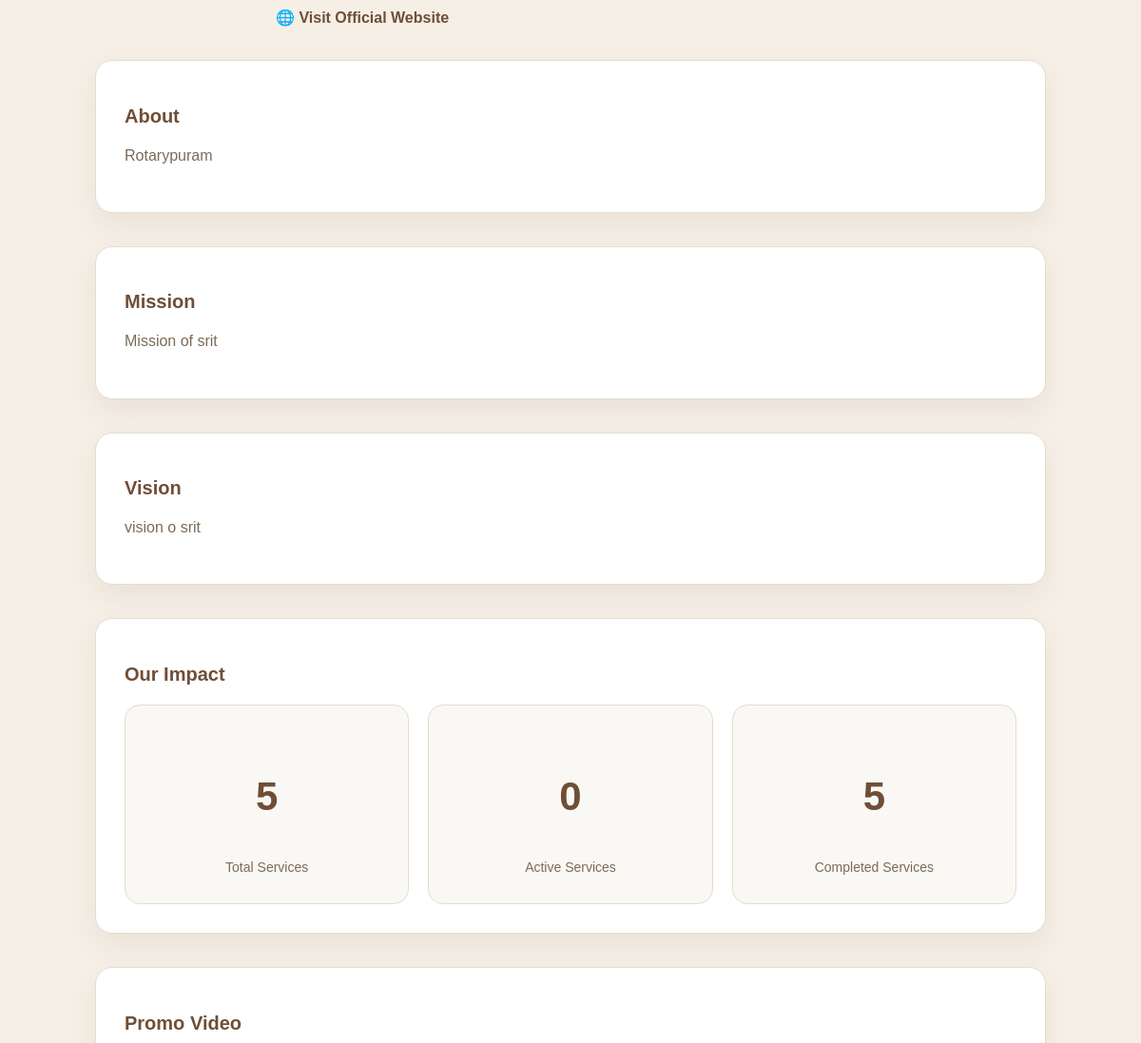
Before: /organization/3/ (middle part) with the older database file.
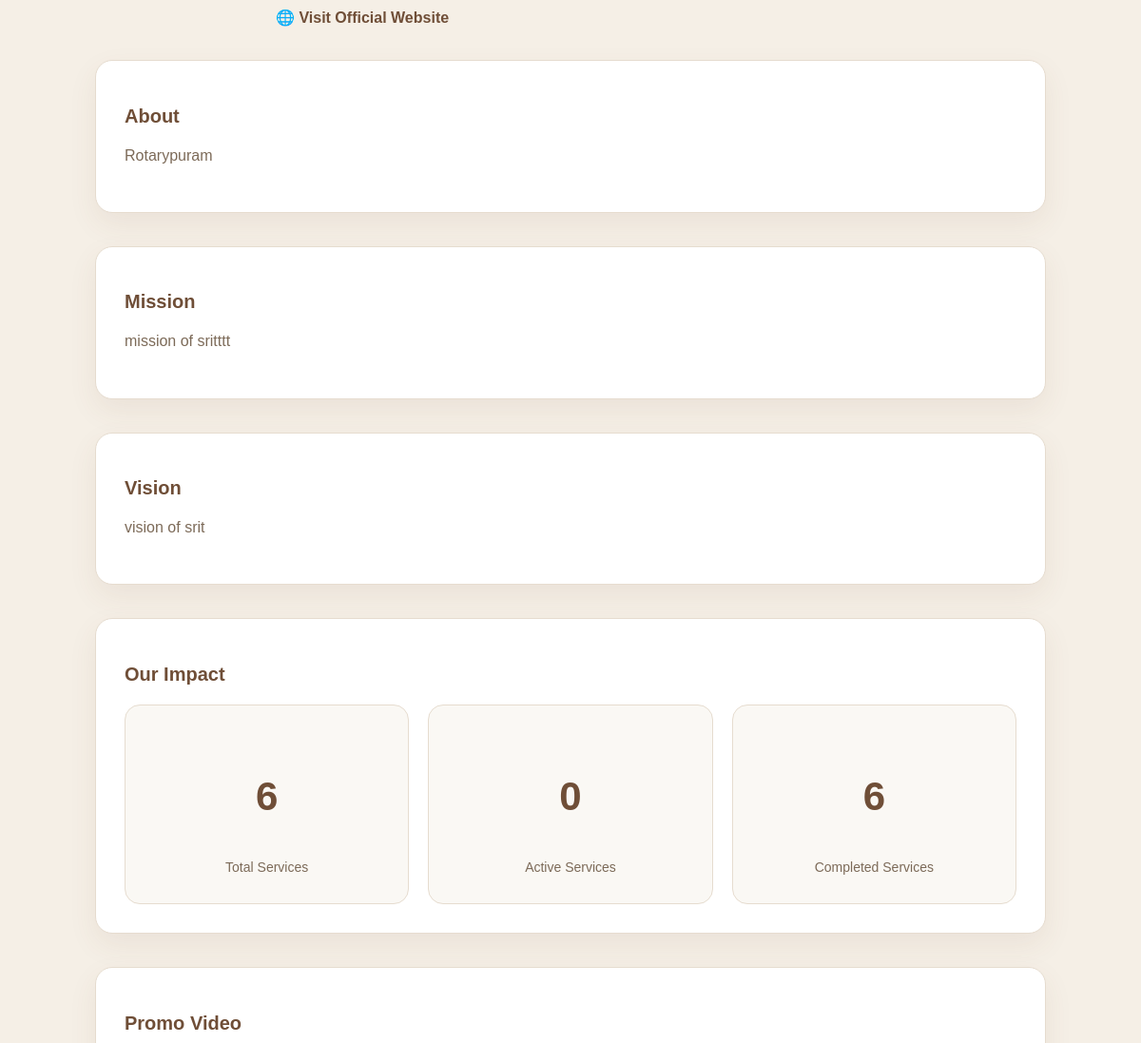
After: the same page with the newer database file.
### app1/models.py (models this page shows, shortened)
class Organization(models.Model):
    user = models.OneToOneField(User, on_delete=models.CASCADE)
    organization_name = models.CharField(max_length=100)
    principal_name = models.CharField(max_length=100, blank=True, null=True)
    phone = models.CharField(max_length=15, blank=True, null=True)
    verification_letter = models.FileField(
        upload_to="org_letters/",
        blank=True,
        null=True
    )
    approved = models.BooleanField(default=False)
    cover_image = models.ImageField(upload_to="org_covers/", blank=True, null=True)
    logo = models.ImageField(upload_to="org_logos/", blank=True, null=True)
    tagline = models.CharField(max_length=200, blank=True)
    about = models.TextField(blank=True)
    mission = models.TextField(blank=True)
    vision = models.TextField(blank=True)
    founded_year = models.IntegerField(blank=True, null=True)
    website = models.URLField(blank=True)
    instagram = models.URLField(blank=True)
    youtube = models.URLField(blank=True)
    promo_video = models.URLField(blank=True)
    website = models.URLField(blank=True, null=True)

### app1/views.py (the view)
# urls.py: path("organization/<int:org_id>/",views.public_organization_profile,name="public_org_profile"),
def public_organization_profile(request, org_id):
    organization = get_object_or_404(Organization, id=org_id)
    today = date.today()
    total_services = Service.objects.filter(
        organization=organization
    ).count()
    active_services = Service.objects.filter(
        organization=organization,
        end_date__gte=today
    ).count()
    completed_services = Service.objects.filter(
        organization=organization,
        end_date__lt=today
    ).count()
    return render(request, "organization/public_profile.html", {
        "organization": organization,
        "total_services": total_services,
        "active_services": active_services,
        "completed_services": completed_services,
    })

### app1/templates/organization/public_profile.html (shortened to what this page needs)
{% block content %}
<div class="public-profile">
    <div class="org-header">
        {% if organization.website %}
        <div class="website-link">
            🌐 <a href="{{ organization.website }}" target="_blank">
                Visit Official Website
            </a>
        </div>
        {% endif %}
    </div>
    <div class="section">
        <h2>About</h2>
        <p>{{ organization.about }}</p>
    </div>
    <div class="section">
        <h2>Mission</h2>
        <p>{{ organization.mission }}</p>
    </div>
    <div class="section">
        <h2>Vision</h2>
        <p>{{ organization.vision }}</p>
    </div>
    <div class="section">
        <h2>Our Impact</h2>
        <div class="stats">
            <div class="stat-box">
                <h3>{{ total_services }}</h3>
                <span>Total Services</span>
            </div>
            <div class="stat-box">
                <h3>{{ active_services }}</h3>
                <span>Active Services</span>
            </div>
            <div class="stat-box">
                <h3>{{ completed_services }}</h3>
                <span>Completed Services</span>
            </div>
        </div>
    </div>
    {% if organization.promo_video %}
<div class="section">
    <h2>Promo Video</h2>
</div>
{% endif %}
</div>
{% endblock %}

Changed rows visible on the page:
changed Organization "Rotarypuram": mission "Mission of srit" → "mission of sritttt"; vision "vision o srit" → "vision of srit"
Other visible differences:
{{ total_services }}: "5" → "6"
{{ completed_services }}: "5" → "6"
